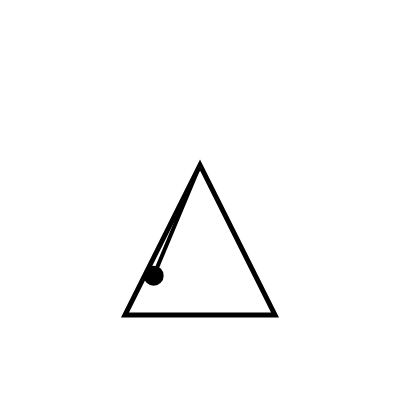
Frame 1 (no input)
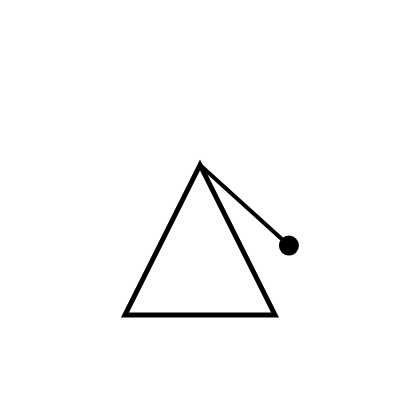
Frame 60 (no input)
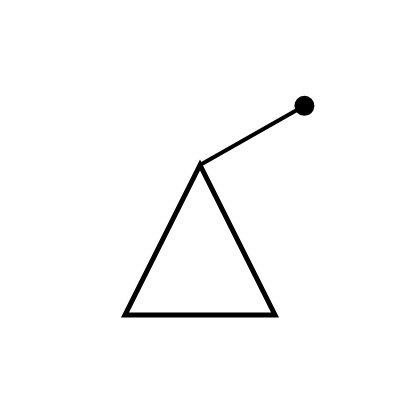
Frame 120 (the mouse pressed at the canvas centre since frame 60)

The p5.js sketch that drew these frames (run headless with seeded random() and noise() and a simulated clock; from frame 60 on, the mouse is pressed at the canvas centre):

// p5.js sketch
// ── sketch.js

// To Craig -- thanks for your help on this!! This was a complete mess lol
// I was originally trying to have the pendulum swing within the triangle boundaries
// I made the next two sketches super simple :)
//I'll keep my insane amount of notes here and deleted code choices haha

// let t = 0; // time variable for Perlin noise? Wondering why the "t" variable is always used? I know it equals time but how does p5js know it means time?
//  let triHeightCB = 200; // seems unnecessary to use these when I can easily do that math? (100)
//   let triwidthCB = 200 // I think this is taken care of by the vectors now?

// do I need to use floor?
// Sad I didn't use noise in the end!!!

function setup() {
  createCanvas(400, 400);
  // angleMode(RADIANS); // no longer needed, changed code


  // let top = createVector(0, -100); // realized this did not work in set up
  // let left = createVector(-100, 100); // thought putting it in set up may make it more smooth
  // let right = createVector(100, 100);
}

function draw() {
  background(255);

  translate(width / 2, height/2+40); //places triangle in middle of canvas

  stroke(0);
  strokeWeight(5); // stroke weight for triangle line thickness
  noFill();

  // vectors to create "points" for the triangle vertices (similar to points in class zoom, )
  let topTri = createVector(0, -75);  // when I tried to take out the vectors and just draw the triangle it made the pendulum disappear, so I brought back the vectors
  let leftTri = createVector(-75, 75);
  let rightTri = createVector(75, 75);

// Outer triangle shape
  beginShape();
  vertex(topTri.x, topTri.y); // top vertex uses top vector
  vertex(leftTri.x, leftTri.y); // left vertex uses left vector
  vertex(rightTri.x, rightTri.y); // right vertex uses right vector
  endShape(CLOSE);

  // Pendulum swing boundaries
  let diameterX = rightTri.x - topTri.x; 
  let diameterY= rightTri.y - topTri.y; // do I need left.y as well to make it more to the left?
  // let diameterZ = left.x-top.x;
  // let diameterA = left.y - top.x;
  let edgeLimit = atan2(diameterX, diameterY); // angle from vertice to edge of triangle, still seems to swing too far
  // let edgeAngle2 = atan2(diameterZ, diameterA); //atan2 gives arc tangent of the given points 
  let swing = edgeLimit * .9; // supposed to swing inside the edges // when i changed to "-.9" it started swinging to the left
  // let swingSide2 = 

  // Supposed to be smooth swing from perlin noise
  // let noiseAmount = noise(t); // these 2 lines did not work when I put them lower in the hierarchy, not exactly sure why
  let angle = map(frameCount/20, 0, 2, -swing, swing); // speed of swing

  
  let pendulumLength = 120; // I thought this value was best for how far the pendulum should
  let pendulumX = sin(angle) * pendulumLength;
  let pendulumY = cos(angle) * pendulumLength + topTri.y; // had to add topTri.y or pendulum hangs too low

    //timing of frame rate?
  //  t += 0.009; // when I put this here in the hierarchy to pendulum swings more to the right for some reason

  // Hanging pendulum
  strokeWeight(4); // pendulum line is a bit thinner weight than the outer triangle
  line(topTri.x, topTri.y, pendulumX, pendulumY); // connects line to top of triangle
  fill(0);
  noStroke();
  circle(pendulumX, pendulumY, 20);

    //timing of frame rate/ perlin noise? Do I need speed? // not needed?
  //  t += 0.009; // do I need to use floor to make it smoother? // found that 0.009 works best

}
